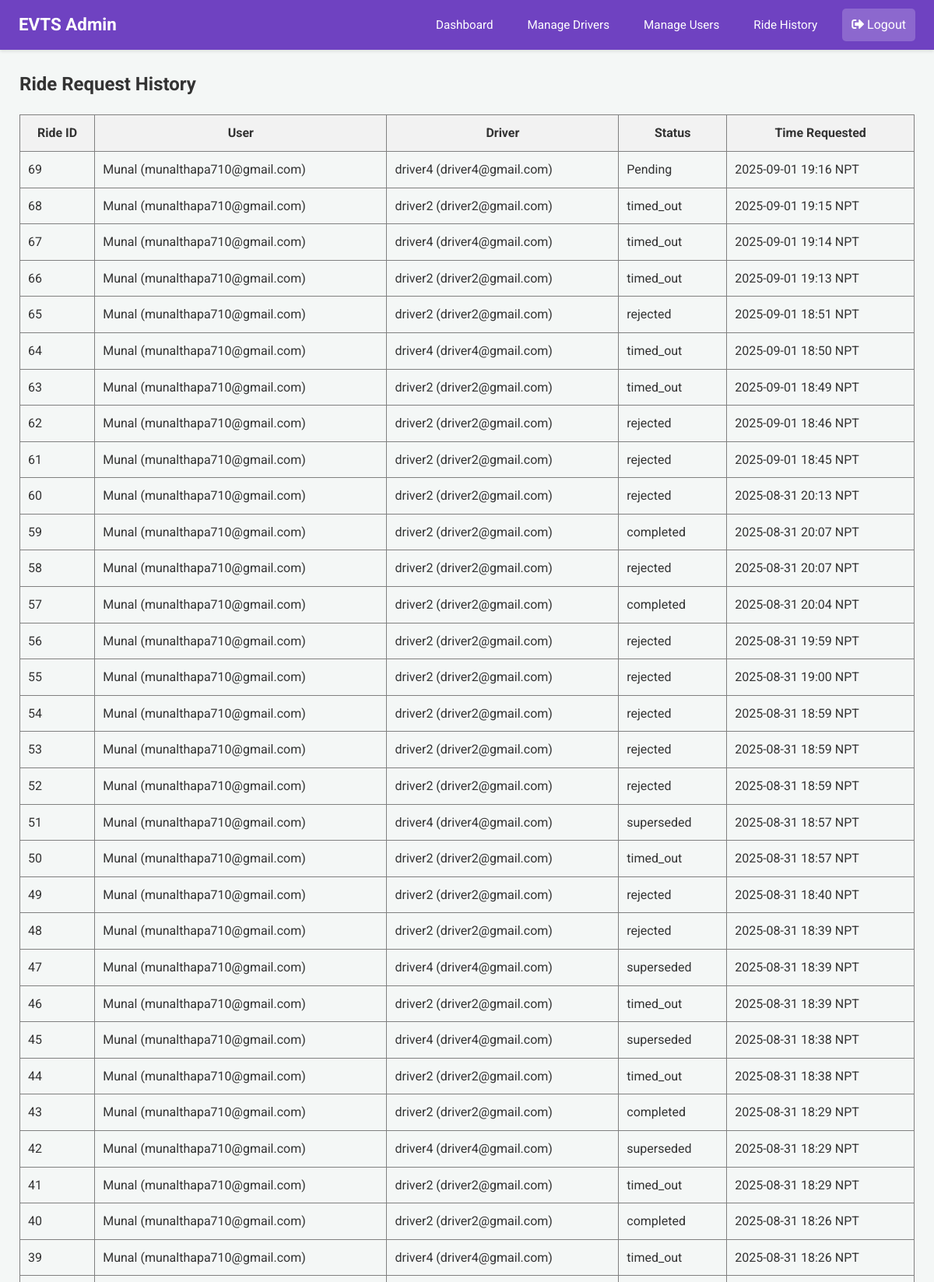
/admin/ride-history (signed in, upper part), run on the app's committed database.
### app.py (models this page shows)
class RideRequest(db.Model):
    __tablename__ = 'ride_request'
    id = db.Column(db.Integer, primary_key=True)
    user_email = db.Column(db.String(100), nullable=False)
    driver_email = db.Column(db.String(100), nullable=False)
    user_latitude_at_request = db.Column(db.Float, nullable=True)
    user_longitude_at_request = db.Column(db.Float, nullable=True)
    timestamp = db.Column(db.DateTime, default=lambda: datetime.now(timezone.utc))
    status = db.Column(db.String(20), default='Pending')

class User(db.Model):
    email = db.Column(db.String(120), primary_key=True)
    name = db.Column(db.String(100))
    phone = db.Column(db.String(15))
    password = db.Column(db.String(256)) # Increased length for hash
    latitude = db.Column(db.Float, nullable=True)
    longitude = db.Column(db.Float, nullable=True)

class Driver(db.Model):
    email = db.Column(db.String(120), primary_key=True)
    name = db.Column(db.String(100))
    phone = db.Column(db.String(15))
    password = db.Column(db.String(256)) # Increased length for hash
    vehicle = db.Column(db.String(50))
    node = db.Column(db.String(10), nullable=False)
    is_approved = db.Column(db.Boolean, default=False, nullable=False)

### app.py (the view)
@app.route('/admin/ride-history')
@login_required_admin
def global_ride_history():
    admin = Admin.query.get(session['admin'])
    all_rides = RideRequest.query.order_by(RideRequest.timestamp.desc()).all()
    enriched_rides = []
    for ride in all_rides:
        user = User.query.get(ride.user_email)
        driver = Driver.query.get(ride.driver_email)
        enriched_rides.append({
            'ride': ride,
            'user_name': user.name if user else 'N/A',
            'driver_name': driver.name if driver else 'N/A',
            'timestamp': format_datetime_npt(ride.timestamp) # Use your existing helper
        })
    response = make_response(render_template('admin_ride_history.html', admin=admin, rides=enriched_rides))
    return add_no_cache_to_response(response)

### app.py (called while the page is built)
def format_datetime_npt(dt_utc):
    if dt_utc is None: return "N/A"
    if dt_utc.tzinfo is None or dt_utc.tzinfo.utcoffset(dt_utc) is None:
        dt_utc = dt_utc.replace(tzinfo=timezone.utc)
    else:
        dt_utc = dt_utc.astimezone(timezone.utc)
    dt_npt = dt_utc.astimezone(NPT)
    return dt_npt.strftime('%Y-%m-%d %H:%M NPT')

def login_required_admin(f):
    @wraps(f)
    def decorated_function(*args, **kwargs):
        if 'admin' not in session:
            flash("Admin access required.", "error")
            return redirect(url_for('login'))
        return f(*args, **kwargs)
    return decorated_function

def add_no_cache_to_response(response):
    response.headers["Cache-Control"] = "no-cache, no-store, must-revalidate, public, max-age=0"
    response.headers["Pragma"] = "no-cache"
    response.headers["Expires"] = "0"
    return response

### templates/admin_ride_history.html
{% extends 'admin_base.html' %}
{% block content %}
<h2>Ride Request History</h2>
<table border="1" style="width: 100%; border-collapse: collapse; margin-top: 20px;">
  <thead>
    <tr style="background-color: #f2f2f2;">
      <th style="padding: 10px;">Ride ID</th>
      <th style="padding: 10px;">User</th>
      <th style="padding: 10px;">Driver</th>
      <th style="padding: 10px;">Status</th>
      <th style="padding: 10px;">Time Requested</th>
    </tr>
  </thead>
  <tbody>
  {% for item in rides %}
  <tr>
    <td style="padding: 10px;">{{ item.ride.id }}</td>
    <td style="padding: 10px;">{{ item.user_name }} ({{ item.ride.user_email }})</td>
    <td style="padding: 10px;">{{ item.driver_name }} ({{ item.ride.driver_email }})</td>
    <td style="padding: 10px;">{{ item.ride.status }}</td>
    <td style="padding: 10px;">{{ item.timestamp }}</td>
  </tr>
  {% endfor %}
  </tbody>
</table>
{% endblock %}

### static/css/dashboard_styles.css (style rules this page uses)
body { font-family: 'Roboto', 'Segoe UI', Tahoma, Geneva, Verdana, sans-serif; margin: 0; background-color: #f4f7f6; color: #333; line-height: 1.6; }
.dashboard-content h2, .dashboard-content h3, .dashboard-content h4 { color: #333; margin-top: 0; }

### data on the page
RideRequest: ride.id "69", ride.user_email "munalthapa710@gmail.com", ride.driver_email "driver4@gmail.com", ride.status "Pending"
User: user_name "Munal" "Munal" "Munal" "Munal" "Munal" "Munal" "Munal" "Munal" "Munal" "Munal" "Munal" "Munal" "Munal" "Munal" "Munal" "Munal" "Munal" "Munal" "Munal" "Munal" "Munal" "Munal" "Munal" "Munal" "Munal" "Munal" "Munal" "Munal" "Munal" "Munal" "Munal"
Driver: driver_name "driver4" "driver4" "driver4" "driver4" "driver4" "driver4" "driver4" "driver4"
RideRequest: ride.id "68", ride.user_email "munalthapa710@gmail.com", ride.driver_email "driver2@gmail.com", ride.status "timed_out"
Driver: driver_name "driver2" "driver2" "driver2" "driver2" "driver2" "driver2" "driver2" "driver2" "driver2" "driver2" "driver2" "driver2" "driver2" "driver2" "driver2" "driver2" "driver2" "driver2" "driver2" "driver2" "driver2" "driver2" "driver2"
RideRequest: ride.id "67", ride.user_email "munalthapa710@gmail.com", ride.driver_email "driver4@gmail.com", ride.status "timed_out"
RideRequest: ride.id "66", ride.user_email "munalthapa710@gmail.com", ride.driver_email "driver2@gmail.com", ride.status "timed_out"
RideRequest: ride.id "65", ride.user_email "munalthapa710@gmail.com", ride.driver_email "driver2@gmail.com", ride.status "rejected"
RideRequest: ride.id "64", ride.user_email "munalthapa710@gmail.com", ride.driver_email "driver4@gmail.com", ride.status "timed_out"
RideRequest: ride.id "63", ride.user_email "munalthapa710@gmail.com", ride.driver_email "driver2@gmail.com", ride.status "timed_out"
RideRequest: ride.id "62", ride.user_email "munalthapa710@gmail.com", ride.driver_email "driver2@gmail.com", ride.status "rejected"
RideRequest: ride.id "61", ride.user_email "munalthapa710@gmail.com", ride.driver_email "driver2@gmail.com", ride.status "rejected"
RideRequest: ride.id "60", ride.user_email "munalthapa710@gmail.com", ride.driver_email "driver2@gmail.com", ride.status "rejected"
RideRequest: ride.id "59", ride.user_email "munalthapa710@gmail.com", ride.driver_email "driver2@gmail.com", ride.status "completed"
RideRequest: ride.id "58", ride.user_email "munalthapa710@gmail.com", ride.driver_email "driver2@gmail.com", ride.status "rejected"
RideRequest: ride.id "57", ride.user_email "munalthapa710@gmail.com", ride.driver_email "driver2@gmail.com", ride.status "completed"
RideRequest: ride.id "56", ride.user_email "munalthapa710@gmail.com", ride.driver_email "driver2@gmail.com", ride.status "rejected"
RideRequest: ride.id "55", ride.user_email "munalthapa710@gmail.com", ride.driver_email "driver2@gmail.com", ride.status "rejected"
RideRequest: ride.id "54", ride.user_email "munalthapa710@gmail.com", ride.driver_email "driver2@gmail.com", ride.status "rejected"
RideRequest: ride.id "53", ride.user_email "munalthapa710@gmail.com", ride.driver_email "driver2@gmail.com", ride.status "rejected"
RideRequest: ride.id "52", ride.user_email "munalthapa710@gmail.com", ride.driver_email "driver2@gmail.com", ride.status "rejected"
RideRequest: ride.id "51", ride.user_email "munalthapa710@gmail.com", ride.driver_email "driver4@gmail.com", ride.status "superseded"
RideRequest: ride.id "50", ride.user_email "munalthapa710@gmail.com", ride.driver_email "driver2@gmail.com", ride.status "timed_out"
RideRequest: ride.id "49", ride.user_email "munalthapa710@gmail.com", ride.driver_email "driver2@gmail.com", ride.status "rejected"
RideRequest: ride.id "48", ride.user_email "munalthapa710@gmail.com", ride.driver_email "driver2@gmail.com", ride.status "rejected"
RideRequest: ride.id "47", ride.user_email "munalthapa710@gmail.com", ride.driver_email "driver4@gmail.com", ride.status "superseded"
RideRequest: ride.id "46", ride.user_email "munalthapa710@gmail.com", ride.driver_email "driver2@gmail.com", ride.status "timed_out"
RideRequest: ride.id "45", ride.user_email "munalthapa710@gmail.com", ride.driver_email "driver4@gmail.com", ride.status "superseded"
RideRequest: ride.id "44", ride.user_email "munalthapa710@gmail.com", ride.driver_email "driver2@gmail.com", ride.status "timed_out"
RideRequest: ride.id "43", ride.user_email "munalthapa710@gmail.com", ride.driver_email "driver2@gmail.com", ride.status "completed"
RideRequest: ride.id "42", ride.user_email "munalthapa710@gmail.com", ride.driver_email "driver4@gmail.com", ride.status "superseded"
RideRequest: ride.id "41", ride.user_email "munalthapa710@gmail.com", ride.driver_email "driver2@gmail.com", ride.status "timed_out"
RideRequest: ride.id "40", ride.user_email "munalthapa710@gmail.com", ride.driver_email "driver2@gmail.com", ride.status "completed"
RideRequest: ride.id "39", ride.user_email "munalthapa710@gmail.com", ride.driver_email "driver4@gmail.com", ride.status "timed_out"

### other printed values
{{ item.timestamp }} "2025-09-01 19:16 NPT" "2025-09-01 19:15 NPT" "2025-09-01 19:14 NPT" "2025-09-01 19:13 NPT" "2025-09-01 18:51 NPT" "2025-09-01 18:50 NPT" "2025-09-01 18:49 NPT" "2025-09-01 18:46 NPT" "2025-09-01 18:45 NPT" "2025-08-31 20:13 NPT" "2025-08-31 20:07 NPT" "2025-08-31 20:07 NPT" "2025-08-31 20:04 NPT" "2025-08-31 19:59 NPT" "2025-08-31 19:00 NPT" "2025-08-31 18:59 NPT" "2025-08-31 18:59 NPT" "2025-08-31 18:59 NPT" "2025-08-31 18:57 NPT" "2025-08-31 18:57 NPT" "2025-08-31 18:40 NPT" "2025-08-31 18:39 NPT" "2025-08-31 18:39 NPT" "2025-08-31 18:39 NPT" "2025-08-31 18:38 NPT" "2025-08-31 18:38 NPT" "2025-08-31 18:29 NPT" "2025-08-31 18:29 NPT" "2025-08-31 18:29 NPT" "2025-08-31 18:26 NPT" "2025-08-31 18:26 NPT"
